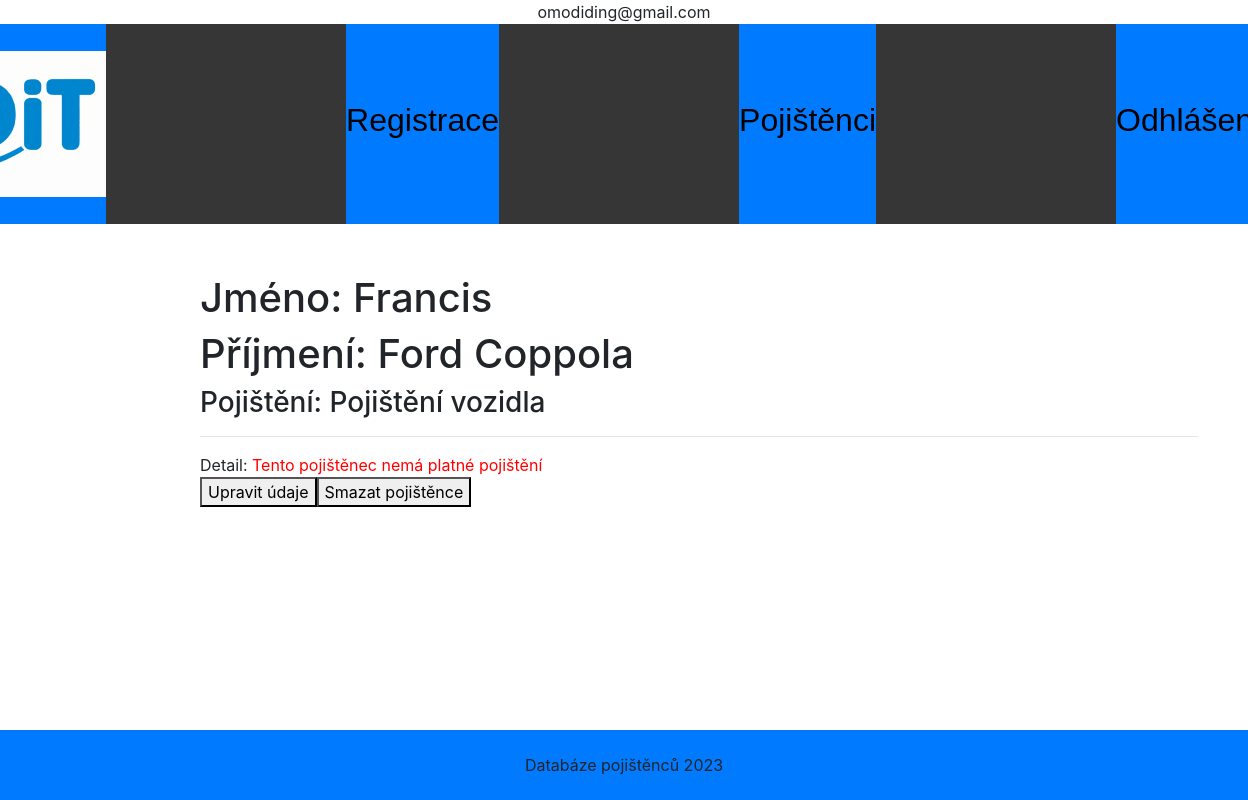
Page /databaze_pojistencu/1/pojistenec_detail/ (signed in) on the committed database.
### databaze_pojistencu/models.py (models this page shows, shortened)
class Uzivatel(AbstractBaseUser):
    email = models.EmailField(max_length = 300, unique=True)
    is_admin = models.BooleanField(default=False)
    class Meta:
        verbose_name = "uživatel"
        verbose_name_plural = "uživatelé"
    objects = UzivatelManager()
    USERNAME_FIELD = "email"

class Pojistenec(models.Model):
    jmeno = models.CharField(max_length=200, verbose_name="Jméno")
    prijmeni = models.CharField(max_length=180, verbose_name="Příjmení")
    vek = models.CharField(max_length=180, default='', verbose_name="Věk")
    adresa = models.CharField(max_length=180, default='', verbose_name="Adresa")
    pojisteni = models.ForeignKey(Pojisteni, on_delete=models.SET_NULL, null=True, verbose_name="Druh pojištění")
    detail_pojisteni = models.ManyToManyField(Detail_pojisteni)
    def __init__(self, *args, **kwargs):
        super(Pojistenec, self).__init__(*args, **kwargs)
    class Meta:
        verbose_name="Pojištěnec"
        verbose_name_plural="Pojištěnci"

class Pojisteni(models.Model):
    nazev_pojisteni = models.CharField(max_length=80, verbose_name="Pojištění")
    class Meta:
        verbose_name="Pojištění"
        verbose_name_plural="Pojištění"

### databaze_pojistencu/views.py (the view, shortened to what this page needs)
# urls.py: path("<int:pk>/pojistenec_detail/", views.CurrentPojistenecView.as_view(), name="pojistenec_detail"),
class CurrentPojistenecView(generic.DetailView):
    model = Pojistenec
    template_name = "databaze_pojistencu/pojistenec_detail.html"
    def get(self, request, pk):
        try:
            pojistenec = self.get_object()
        except:
            return redirect("pojistenec_index")
        return render(request, self.template_name, {"pojistenec" : pojistenec})

### databaze_pojistencu/templates/databaze_pojistencu/pojistenec_detail.html (shortened to what this page needs)
{% extends "base.html" %}
{% block content %}
    <h1> Jméno: {{ pojistenec.jmeno }} </h1>
    <h1> Příjmení: {{ pojistenec.prijmeni }} </h1></small>
    <h3> Pojištění: {{pojistenec.pojisteni.nazev_pojisteni}} </h3>
    <hr>
    <form method="POST">
        {% if user.is_admin %}Detail: {% if pojisteni.tagy.all.0 %} {% for tag in pojisteni.tagy.all %} <div class="btn btn-primary">{{tag.tag_title}} </div> {% endfor %} {% else %} <span style="color: red;">Tento pojištěnec nemá platné pojištění</span> {% endif %}<br><button name="edit">Upravit údaje</button><button name="delete">Smazat pojištěnce</button>{% endif %}
    </form>
{% endblock %}

### databaze_pojistencu/templates/base.html (shortened to what this page needs)
<!DOCTYPE html>
<html lang="cs">
<head>
    {% load staticfiles %}
    <link rel="stylesheet" href={% static 'css/style.css' %} type="text/css">
    <link rel="stylesheet" href={% static 'css/bootstrap.min.css' %} type = "text/css"/>
</head>
<body>
    <div class="text-center">{{request.user.email}}</div>
    <nav>
        <div class="flex_box">
            <div class="nav_item"> <img src="{% static 'databaze_pojistencu/did.png' %}" alt="pismena" id="logo"></div>
			{% if user.is_admin %}<div class="nav_item"><a href={% url "novy_pojistenec" %}><h2>Registrace</h2></a></div>{% endif %}
            <div class="nav_item"> <a href={% url "pojistenec_index" %}><h2>Pojištěnci</h2></a></div>
            {% if user.is_authenticated %}<div class="nav_item"><a href={% url "logout" %}><h2>Odhlášení</h2></a></div>{% endif %}
        </div>
    </nav>
    <div class="content">
    {% block content %}
    {% endblock %}
    </div>
    <footer>
        Databáze pojištěnců 2023
    </footer>
</body>
</html>

### databaze_pojistencu/static/css/style.css (style rules this page uses)
html, body { width: 100%; height: 100%; margin: 0; }
nav { width: 100%; height: 200px; background-color: #363636; color: rgb(255, 255, 255); }
.flex_box { width: 100%; height: 100px; display: flex; justify-content: center; }
.flex_box a { font-family: "Helvetica", sans-serif; display: flex; justify-content: center; align-items: center; text-decoration: none; color: rgb(0, 0, 0); }
.nav_item { margin-left: 60px; margin-right: 180px; background-color: #007bff; height: 200px; display: flex; justify-content: center; align-items: center; color: rgb(0, 0, 0); font-family: system-ui, -apple-system, BlinkMacSystemFont, 'Segoe UI', Roboto, Oxygen, Ubuntu, Cantarell, 'Open Sans', 'Helvetica Neue', sans-serif; font-size: large; flex-grow: 1; }
.content { width: 80%; margin: auto; margin-top: 50px; margin-left: 200px; margin-bottom: 80px; }
footer { position: fixed; width: 100%; height: 70; background-color: #007bff; text-align: center; line-height: 70px; vertical-align: middle; bottom: 0; }

### rows in the picture
Uzivatel: user.email "omodiding@gmail.com"
Pojistenec: jmeno "Francis", prijmeni "Ford Coppola", pojisteni.nazev_pojisteni "Pojištění vozidla"
